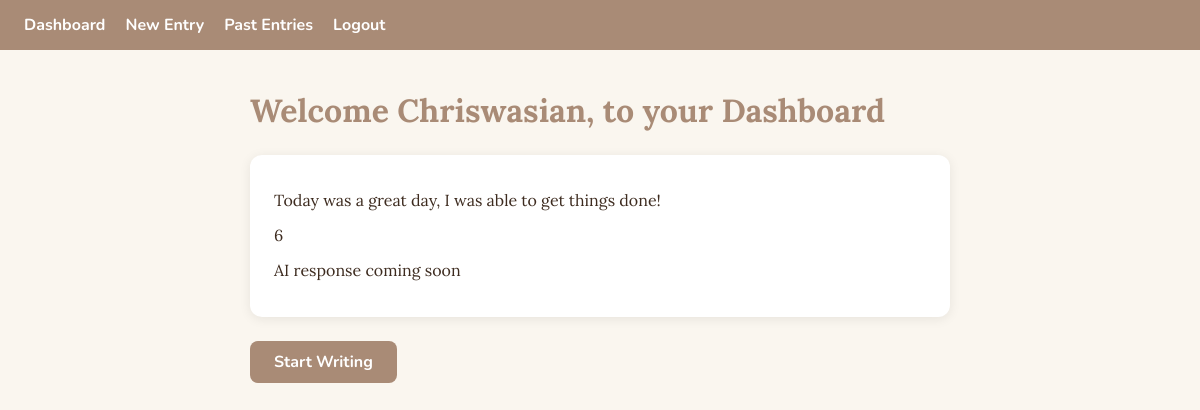
Page /dashboard (signed in) on the earlier database version.
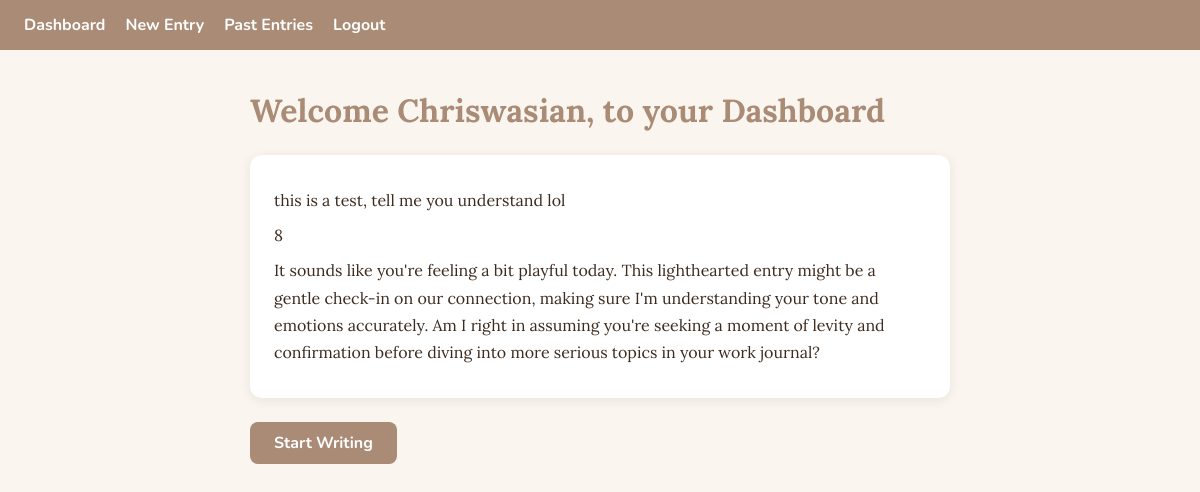
Same page on the later database version.
### app.py (models this page shows)
class User(db.Model, UserMixin):
                id = db.Column(db.Integer, primary_key=True)
                username = db.Column(db.String(80), unique=True, nullable=False)
                email = db.Column(db.String(120), unique=True, nullable=False)
                password = db.Column(db.String(200), nullable=False)
                entries = db.relationship('Entry', backref='owner', lazy=True)

class Entry(db.Model):
                id = db.Column(db.Integer, primary_key=True)
                content = db.Column(db.Text, nullable=False)
                mode = db.Column(db.String(10), default="Personal")
                ai = db.Column(db.Text, nullable=True)
                mood = db.Column(db.Integer, nullable=True)
                created_at = db.Column(db.DateTime, default=datetime.utcnow)
                user_id = db.Column(db.Integer, db.ForeignKey('user.id'), nullable=False)

### app.py (the view)
@app.route('/dashboard')
@login_required
def dashboard():
    entries = Entry.query.filter_by(user_id=current_user.id).order_by(Entry.created_at.desc()).first()
    return render_template('dashboard.html', latest_entry=entries)

### app.py (called while the page is built)
@login_manager.user_loader
def load_user(user_id):
    return User.query.get(int(user_id))

### templates/dashboard.html (shortened to what this page needs)
{% extends 'base.html' %}
{% block content %}
<h1>Welcome {{ current_user.username }}, to your Dashboard</h1>
{% if latest_entry %}
<div class="entry-card">
    <p>{{ latest_entry.content }}</p>
    <p>{{ latest_entry.mood }}</p>
    <p>{{ latest_entry.ai }}</p>
</div>
{% else %}
<p>No entries yet!</p>
{% endif %}
<p><a href="{{ url_for('new_entry') }}" class="btn">Start Writing</a> </p>
{% endblock%}

### templates/base.html (shortened to what this page needs)
<!DOCTYPE html>
<html lang="en">
<head>
    <link rel="stylesheet" href="{{ url_for('static', filename='style.css') }}">
</head>
<body>
    <nav>
        {% if current_user.is_authenticated %}
        <a href="{{ url_for('dashboard') }}">Dashboard</a>
        <a href="{{ url_for('new_entry') }}">New Entry</a>
        <a href="{{ url_for('entries') }}">Past Entries</a>
        <a href="{{ url_for('logout') }}">Logout</a>
        {% else %}
        <a href="{{ url_for('register') }}">Register</a>
        <a href="{{ url_for('login') }}">Login</a>
        {% endif %}
    </nav>
    <main>{% block content %}{% endblock %}</main>
</body>
</html>

### static/style.css (style rules this page uses)
:root { --brown-dark: #A98B76; --brown-mid: #BFA28C; --cream: #F3E4C9; --sage: #BABF94; --text: #3d2b1f; --bg: #faf6ef; --white: #ffffff; }
body { background-color: var(--bg); color: var(--text); font-family: 'Lora', serif; margin: 0; padding: 0; }
nav { background-color: var(--brown-dark); padding: 14px 24px; display: flex; gap: 20px; }
nav a { color: var(--white); text-decoration: none; font-family: 'Nunito', sans-serif; font-weight: 700; }
main { max-width: 700px; margin: 40px auto; padding: 0 20px; }
h1, h2 { font-family: 'Lora', serif; color: var(--brown-dark); }
.entry-card { background-color: var(--white); border-radius: 12px; padding: 24px; box-shadow: 0 2px 12px rgba(0, 0, 0, 0.08); margin: 24px 0; }
.entry-card p { margin: 8px 0; line-height: 1.7; }
.btn { display: inline-block; background-color: var(--brown-dark); color: var(--white); padding: 10px 24px; border-radius: 8px; text-decoration: none; font-family: 'Nunito', sans-serif; font-weight: 700; }

Differences in the rows shown:
no longer on this page (row unchanged): Entry: content "Today was a great day, I was able to get things done!", mood "6", ai "AI response coming soon"
added Entry: content "this is a test, tell me you understand lol", mood "8", ai "It sounds like you're feeling a bit playful today. This lighthearted entry might be a gentle check-in on our connection, making sure I'm understanding your tone and emotions accurately. Am I right in assuming you're seeking a moment of levity and confirmation before diving into more serious topics in your work journal?"
